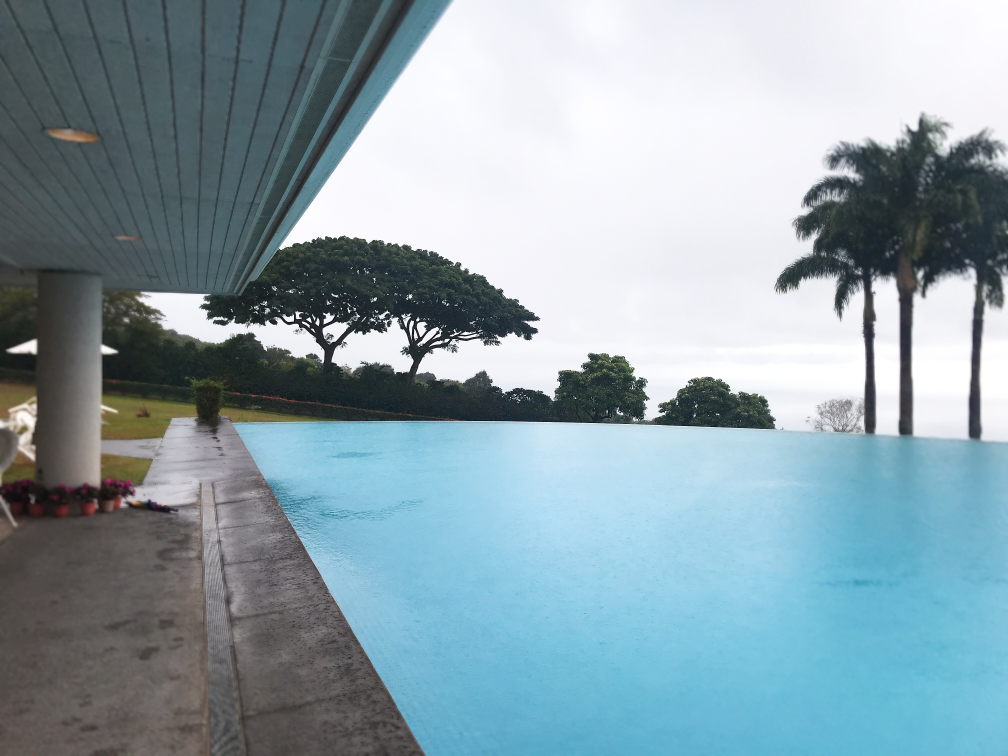
#> input picture M3/pool.jpg, 4032 x 3024 px (shown at 1/4 size)
$ jupyter execute Image_Analysis.ipynb   (shell and % lines are left out)
#> lines starting #> are read from the running program, lines starting #| are printed output that depends on the picture
# **이미지분석 (Image Analysis) - OpenCV 활용**

---

## 1. 컬러 영상 (RGB, 3차원)

- 컬러 영상은 **R(빨강), G(초록), B(파랑)** 세 가지 채널로 구성된 3차원 데이터로 표현된다.
- 각 픽셀은 `(R, G, B)` 형태의 3개 값으로 색을 정의한다.
  - 예)
    - (1, 0, 0) = Red
    - (0, 1, 0) = Green
    - (0, 0, 1) = Blue
    - (1, 1, 1) = White
    - (0, 0, 0) = Black

- RGB 공간은 **3차원 좌표계(RGB Cube)** 로 표현 가능하며,
  R·G·B 값의 조합에 따라 다양한 색상이 생성된다.

---

### RGB 채널 분리 예시

- 컬러 이미지는 **R, G, B 세 채널의 2차원 행렬로 분리 가능**
- 각 채널은 다음과 같이 표현된다.

$$
f_r(i,j), f_g(i,j), f_b(i,j), \quad 0 \le i < N, \ 0 \le j < M
$$

- 원본 이미지 → RGB 분리 후 각각의 단일 채널 영상(`f_r`, `f_g`, `f_b`)으로 표현 가능.

---

## 2. 영상처리 (Image Processing)

> 디지털 영상을 **수정(modification)** 및 **조작(manipulation)** 하여
> 사용자가 원하는 결과를 얻는 기술적 과정

### 주요 목적
- 영상을 더 높은 품질로 개선
- 특정 특징(윤곽, 명암 등)을 강조
- 다른 영상 일부를 합성하여 새로운 영상 생성
- 손상된 영상을 복원

---

### 영상 처리 기술의 주요 사례

| 구분 | 설명 |
|:--|:--|
| **영상 개선 (평활화)** | 노이즈 제거, 명암 대비 향상 |
| **영상 복원** | 손상된 영상의 품질 복원 |
| **영상 변환** | 이산 코사인 변환(DCT) 등 주파수 영역 변환 |
| **영상 인식** | 지문, 얼굴 등 패턴 인식 |
| **영상 압축** | JPEG 등 손실/무손실 압축 |
| **영상 분석** | 윤곽선 검출, 엣지 추출 등 |

---

## 3. 컴퓨터 비전 (Computer Vision)

- **영상처리보다 포괄적인 개념**
- 영상으로부터 의미 있는 정보를 추출하는 기술

### 관계
> 영상처리 → 영상을 조작하는 기술
> 컴퓨터비전 → 영상에서 의미를 **이해하는 기술**

### 세부 영역
| 구분 | 설명 |
|:--|:--|
| **객체 인식 (Object Recognition)** | 영상 속 객체가 무엇인지 인식 |
| **객체 검출 (Object Detection)** | 객체의 위치를 찾는 기술 |
| **객체 추적 (Object Tracking)** | 움직이는 객체의 이동 경로를 추적 |

---

## 4. OpenCV 소개

- **Open Source Computer Vision Library**
- 이미지처리 및 컴퓨터 비전 분야의 대표적인 라이브러리

### 주요 기능
- 이미지 파일 읽기/쓰기 (`cv2.imread()`, `cv2.imwrite()`)
- 비디오 캡처 및 저장
- 이미지 필터링, 변환, 색공간 변환
- 얼굴, 눈, 자동차 등 객체 인식
- ML/DL 프레임워크(TensorFlow, PyTorch 등)와 연동 가능

---

## 5. OpenCV 주요 함수 정리

| 함수 | 기능 | 함수 | 기능 |
|:--|:--|:--|:--|
| `cv2.imread()` | 이미지 읽기 | `cv2.imwrite()` | 이미지 저장 |
| `cv2.cvtColor()` | 색상 공간 변환 | `cv2.line()` | 직선 그리기 |
| `cv2.resize()` | 이미지 크기 변경 | `cv2.rectangle()` | 사각형 그리기 |
| `cv2.imshow()` | 이미지 출력 | `cv2.circle()` | 원 그리기 |
| `cv2.putText()` | 텍스트 삽입 | `cv2.ellipse()` | 타원 그리기 |
| `cv2.split()` | 채널 분리 | `cv2.normalize()` | 픽셀 값 범위 조정 |
| `cv2.merge()` | 채널 병합 |  |  |

---

## 6. 얼굴 인식 (OpenCV)

### (1) Haar-like 특징 기반 얼굴 인식
- 모든 사람의 얼굴에는 **눈·코·입 주변의 공통된 밝기 패턴** 존재
- 이를 수학적으로 표현한 **Haar-like Feature** 사용

#### 3가지 기본 특징
- A, B: Two-rectangle feature
- C: Three-rectangle feature
- D: Four-rectangle feature

→ 검정/흰색 부분의 **밝기 차이(임계값 이상)** 로 얼굴 여부 판단
→ Sliding Window로 전체 이미지 탐색

#### 단점
- 영상의밝기값을이용하기때문에조명, 대조비에많이영향
- sample의 양이나질에따라성능에크게영향

---

### (2) Cascade 방식

- Haar 특징을 **단계별로 빠르게 적용하는 분류기 구조**
- 얼굴이 있을 법한 영역만 효율적으로 탐색

#### 작동 원리
1. 초기에 간단한 특징(적은 수의 분류기)으로 빠르게 거름
2. 실패 시 즉시 중단하고 다음 영역으로 이동
3. 통과하면 다음 단계의 더 복잡한 분류기를 적용
→ 단계별 Cascade 구조로 효율적인 검출 수행

#### 특징
- 얼굴의 일부(눈, 코 등) 영역만을 학습하여 전체 얼굴 검출
- 불필요한 연산을 최소화하여 실시간 검출 가능

---

## 7. 정리 요약

| 구분 | 설명 |
|:--|:--|
| **RGB 영상** | R/G/B 세 채널로 구성된 3차원 영상 |
| **영상처리** | 영상의 품질을 조정하거나 정보 추출을 위한 조작 |
| **컴퓨터비전** | 영상에서 의미 있는 정보 추출 |
| **OpenCV** | 이미지/영상처리 및 비전 기능 제공 오픈소스 라이브러리 |
| **Haar + Cascade** | OpenCV에서 사용하는 얼굴 검출 알고리즘 |

---

> 💡 **핵심 포인트:**
> 영상처리는 "이미지를 바꾸는 기술",
> 컴퓨터비전은 "이미지에서 의미를 읽는 기술"이다.
> OpenCV는 이 둘을 모두 지원하는 강력한 도구이다.

[cell 1]
import numpy as np
import pandas as pd
import matplotlib.pyplot as plt

!pip install opencv-python

[cell 2]
import cv2

!curl -L https://www.dropbox.com/s/v4225z25x0zz4y3/pool.jpg -o pool.jpg

[cell 3]
img = cv2.imread("pool.jpg")
#> img is the input picture: shape (3024, 4032, 3); mean B, G, R 170.1, 161.5, 140.4
type(img), img

[cell 4]
img.shape
#> Out = (3024, 4032, 3)

[cell 5]
img.min(), img.max()
#> Out = (0, 255)

[cell 6]
plt.imshow(img) ## RGB로 안되어 있어 색상이 다름(기본BGR)

[cell 7]
plt.imshow(cv2.cvtColor(img, cv2.COLOR_BGR2RGB))
plt.axis("on")
plt.show()

[cell 8]
img2 = 255 - img
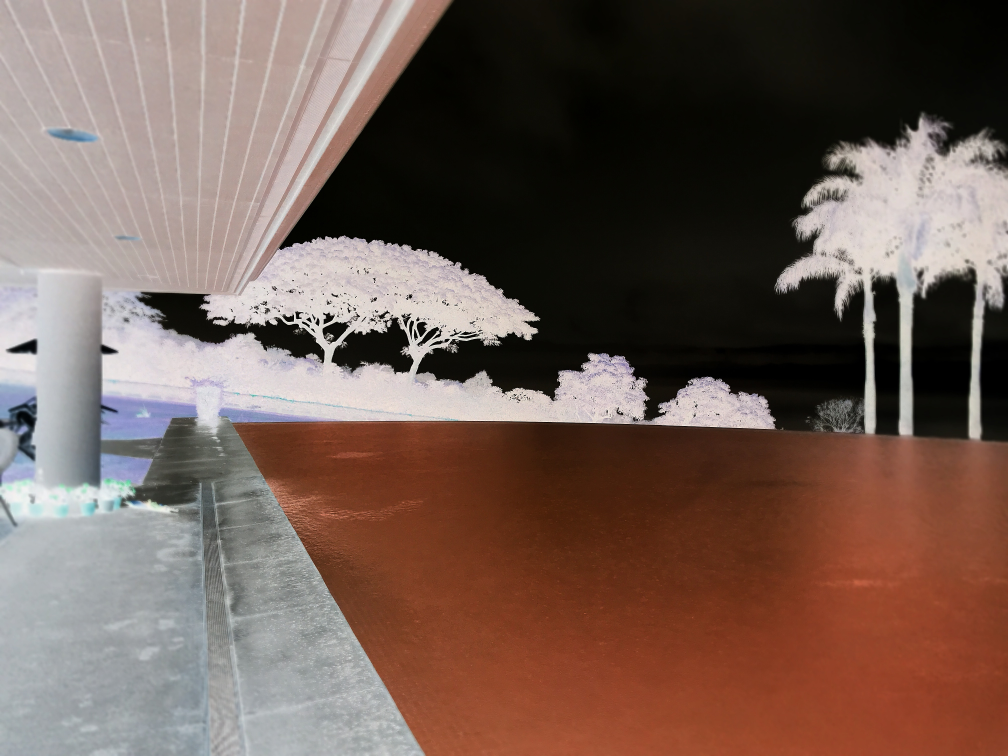
#> img2: shape (3024, 4032, 3) (shown at 1/4 size); mean B, G, R 84.9, 93.5, 114.6

plt.imshow(cv2.cvtColor(img2, cv2.COLOR_BGR2RGB))
plt.axis("on")
plt.show()

[cell 9]
cv2.imwrite("pool2.jpg", img2)
#> Out = True

[cell 10]
img_gray = cv2.cvtColor(img, cv2.COLOR_BGR2GRAY)
plt.imshow(img_gray, cmap='gray')
plt.show()

### **좌우 반전하기**
- cv2.flip(img, 0)
- 1=상하, 0=좌우

[cell 11]
plt.subplot(1, 2, 1)
plt.axis("off")
plt.imshow(cv2.cvtColor(img, cv2.COLOR_BGR2RGB))

img_flip = cv2.flip(img, 1) ## 1=상하, 0=좌우

plt.subplot(1, 2, 2)
plt.axis("off")
plt.imshow(cv2.cvtColor(img_flip, cv2.COLOR_BGR2RGB))

plt.show()

[cell 12]
plt.subplot(1, 2, 1)
plt.axis("off")
plt.imshow(cv2.cvtColor(img, cv2.COLOR_BGR2RGB))

img_flip = cv2.flip(img, 0) ## 1=상하, 0=좌우

plt.subplot(1, 2, 2)
plt.axis("off")
plt.imshow(cv2.cvtColor(img_flip, cv2.COLOR_BGR2RGB))

plt.show()
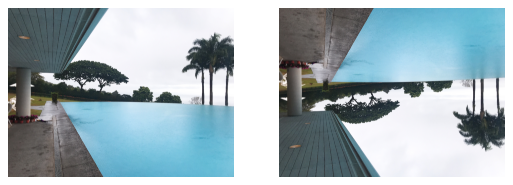
#> figure drawn by matplotlib, 2 panels

### **이미지의 사이즈(폭, 높이) 임의로 조정하기**
cv2.resize()

[cell 13]
img_re = cv2.resize(img, (400,300))

plt.axis("on")
plt.imshow(cv2.cvtColor(img_re, cv2.COLOR_BGR2RGB))
plt.show()

### **이미지를 원하는 부분만 자르는 실습**

[cell 14]
plt.imshow(cv2.cvtColor(img, cv2.COLOR_BGR2RGB))
plt.show()

[cell 15]
im2 = img[0:1500, 0:2000]
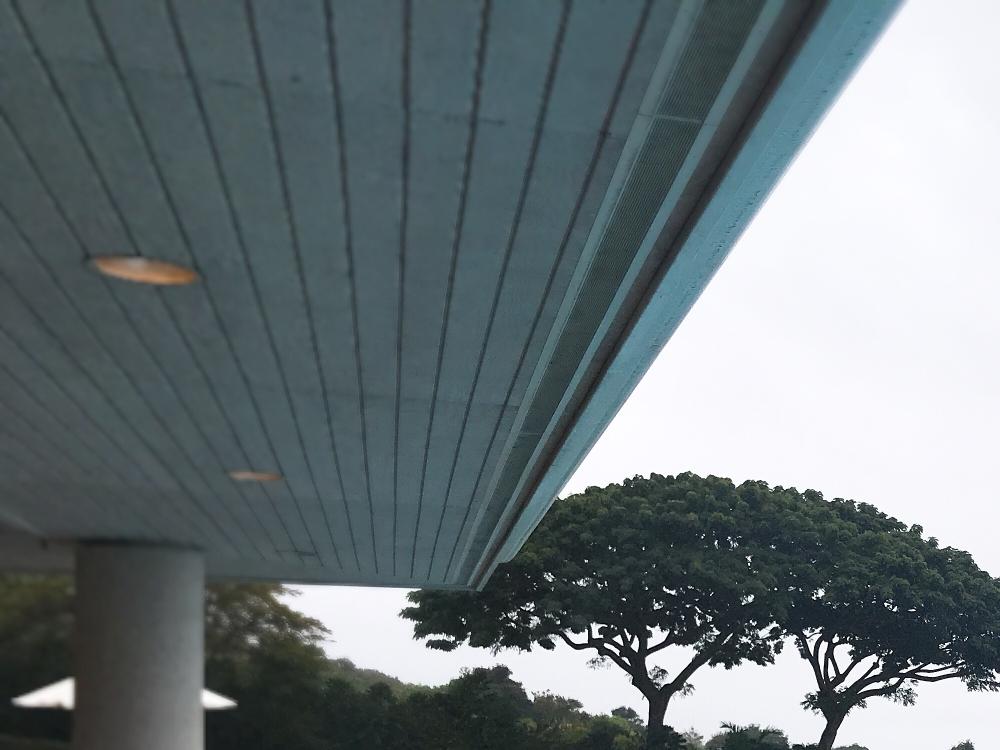
#> im2: shape (1500, 2000, 3) (shown at 1/2 size); mean B, G, R 122.7, 119.3, 108.8

plt.imshow(cv2.cvtColor(im2, cv2.COLOR_BGR2RGB))
plt.show()

### **이미지를 다소 부드럽고 흐릿하게 변환**
대부분 처리할 때 흑백으로 처리

[cell 16]
# img_gray = cv2.cvtColor(img, cv2.COLOR_BGR2GRAY)
img_blur = cv2.blur(img_gray, (10, 10))
plt.imshow(img_blur, cmap='gray')
plt.show()

## **얼굴 검출**
얼굴이 있는 위치 검출

[cell 17]
cascade_file = "haar.xml"
cascade = cv2.CascadeClassifier(cascade_file)

[cell 18]
img = cv2.imread("families.jpg")
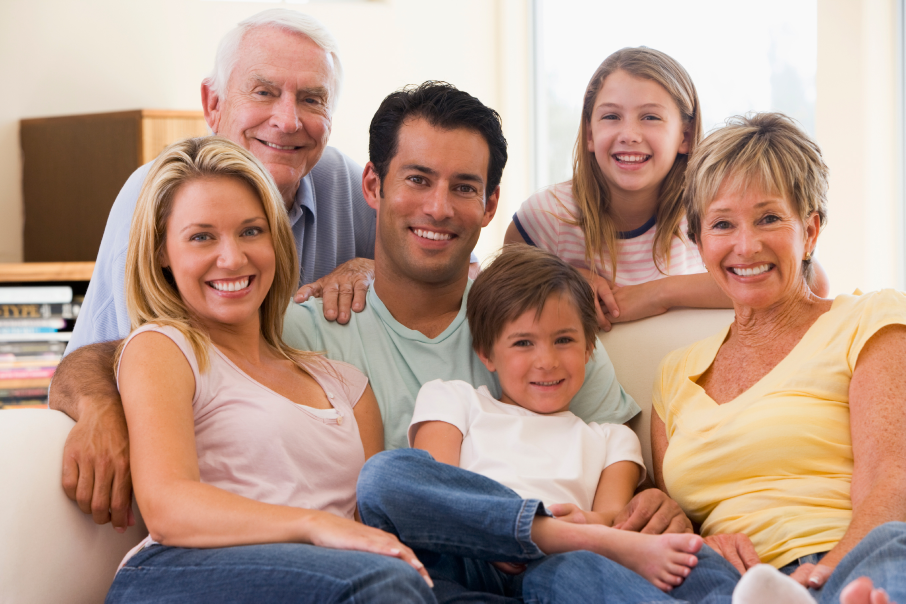
#> input picture M3/families.jpg, 2716 x 1810 px (shown at 1/3 size)
#> img is the input picture: shape (1810, 2716, 3); mean B, G, R 139.1, 153.6, 183.5

plt.imshow(cv2.cvtColor(img, cv2.COLOR_BGR2RGB))
plt.show()

[cell 19]
img_gray = cv2.cvtColor(img, cv2.COLOR_BGR2GRAY)
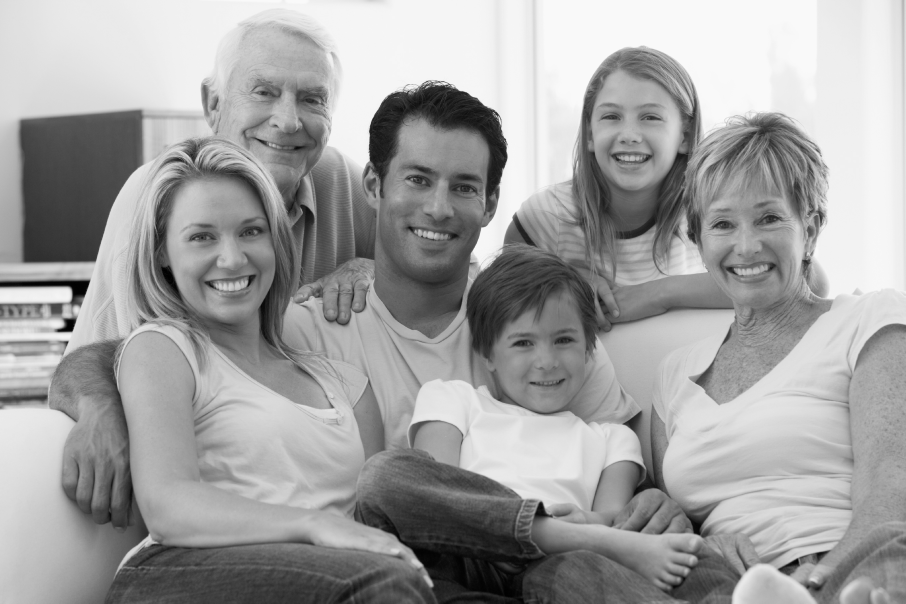
#> img_gray: shape (1810, 2716) (shown at 1/3 size); min 0, max 253, mean 160.9

[cell 20]
face_list = cascade.detectMultiScale(img_gray, minSize=(150, 150))
#> face_list = [[1736, 231, 313, 313], [1472, 906, 322, 322], [1126, 393, 401, 401], [2065, 535, 352, 352], [482, 551, 396, 396], [676, 144, 381, 381]]

[cell 21]
if len(face_list) == 0:
    print("얼굴 인식 실패")
    quit()

### **인식한 부분 표시하기**

[cell 22]
for (x,y,w,h) in face_list:
    print("얼굴의 좌표 =", x, y, w, h)
    red = (0, 0, 255)
    cv2.rectangle(img, (x, y), (x+w, y+h), red, thickness=20)
#> this loop made 6 passes
#| 얼굴의 좌표 = 1736 231 313 313
#| 얼굴의 좌표 = 1472 906 322 322
#| 얼굴의 좌표 = 1126 393 401 401
#| 얼굴의 좌표 = 2065 535 352 352
#| 얼굴의 좌표 = 482 551 396 396
#| 얼굴의 좌표 = 676 144 381 381
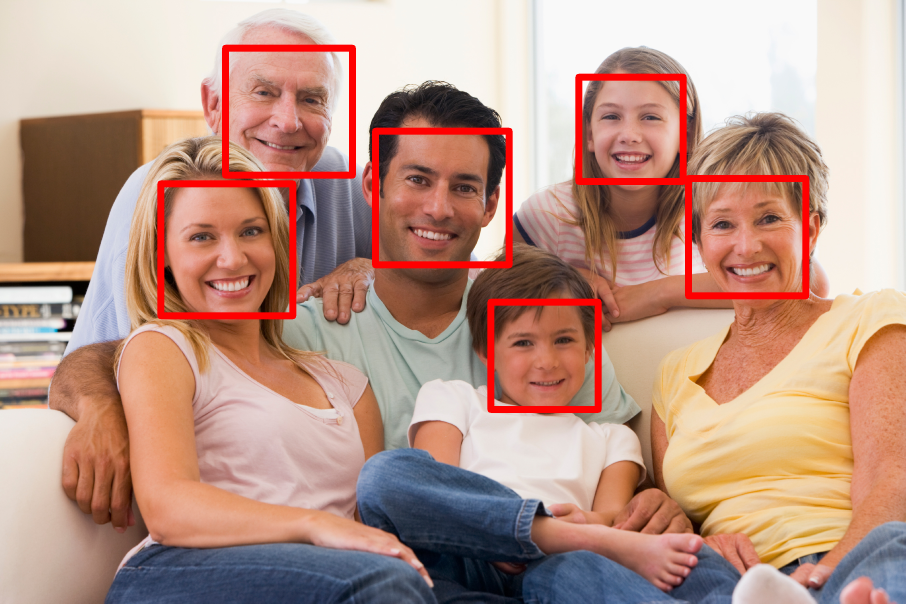
#> img: shape (1810, 2716, 3) (shown at 1/3 size); mean B, G, R 135, 149, 186.8

# 이미지 파일 출력하기
cv2.imwrite("face-detect.png", img)

# 이미지 화면 출력하기
plt.imshow(cv2.cvtColor(img, cv2.COLOR_BGR2RGB))
plt.show()

### **얼굴 부분 모자이크하기**

[cell 23]
def mosaic(img, rect, size):

    # 모자이크 적용할 부분 추출하기
    (x1, y1, x2, y2) = rect
    w = x2 - x1
    h = y2 - y1
    i_rect = img[y1:y2, x1:x2]    # 지금은 배열(ndarray) - y(index), x(column)

    # 축소하고 확대하기
    i_small = cv2.resize(i_rect, (size, size))
    i_mos = cv2.resize(i_small, (w, h), interpolation=cv2.INTER_AREA)

    # 모자이크 적용하기
    img2 = img.copy()
    img2[y1:y2, x1:x2] = i_mos

    return img2

[cell 24]
# 얼굴 부분만 모자이크 처리하기
for (x,y,w,h) in face_list:
    img = mosaic(img, (x, y, x+w, y+h), 10)
#> this loop made 6 passes
#> (x, y, x1 in mosaic, y1 in mosaic, x2 in mosaic, y2 in mosaic) on passes 1 to 6: (1736, 231, 1736, 231, 2049, 544), (1472, 906, 1472, 906, 1794, 1228), (1126, 393, 1126, 393, 1527, 794), (2065, 535, 2065, 535, 2417, 887), (482, 551, 482, 551, 878, 947), (676, 144, 676, 144, 1057, 525)
#> pass 1, in mosaic, `i_mos = cv2.resize(i_small, (w, h), interpolation=cv2.INTER_AREA)`:
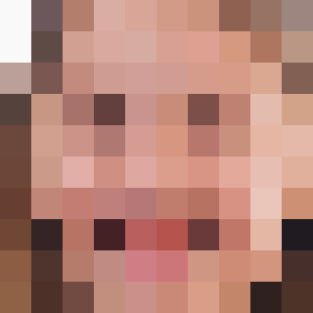
#> i_mos: shape (313, 313, 3); mean of channels 0, 1, 2 117, 129.5, 178.8; drawn as B, G, R
#> pass 2, in mosaic (call 2), `i_rect = img[y1:y2, x1:x2]`:
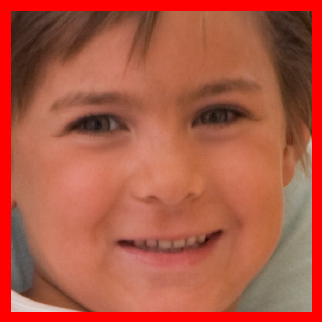
#> i_rect: shape (322, 322, 3); mean B, G, R 67.7, 88, 175.7
#> after the loop:
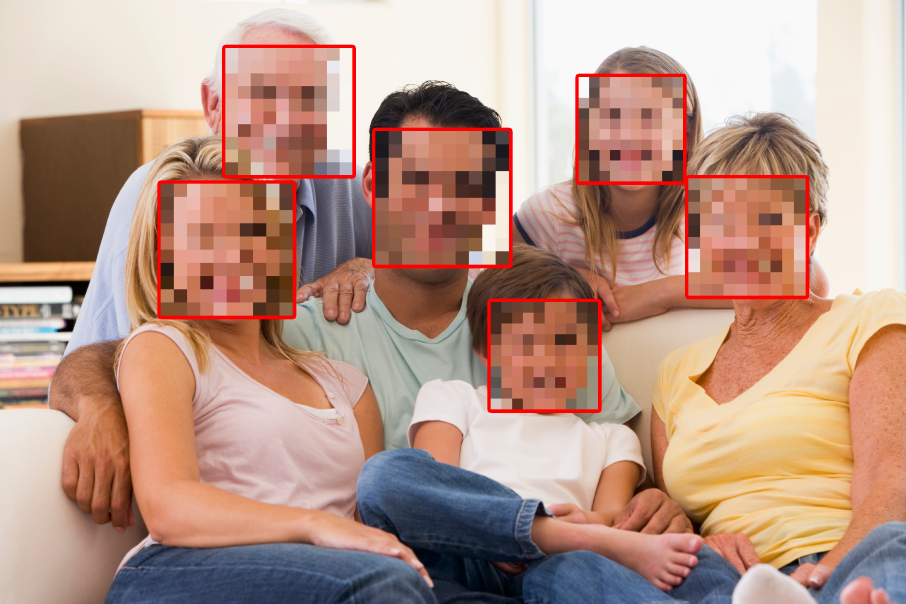
#> img: shape (1810, 2716, 3) (shown at 1/3 size); mean B, G, R 136.6, 150.9, 184.9

# 이미지 출력하기
cv2.imwrite("family-mosaic.png", img)

plt.imshow(cv2.cvtColor(img, cv2.COLOR_BGR2RGB))
plt.show()
